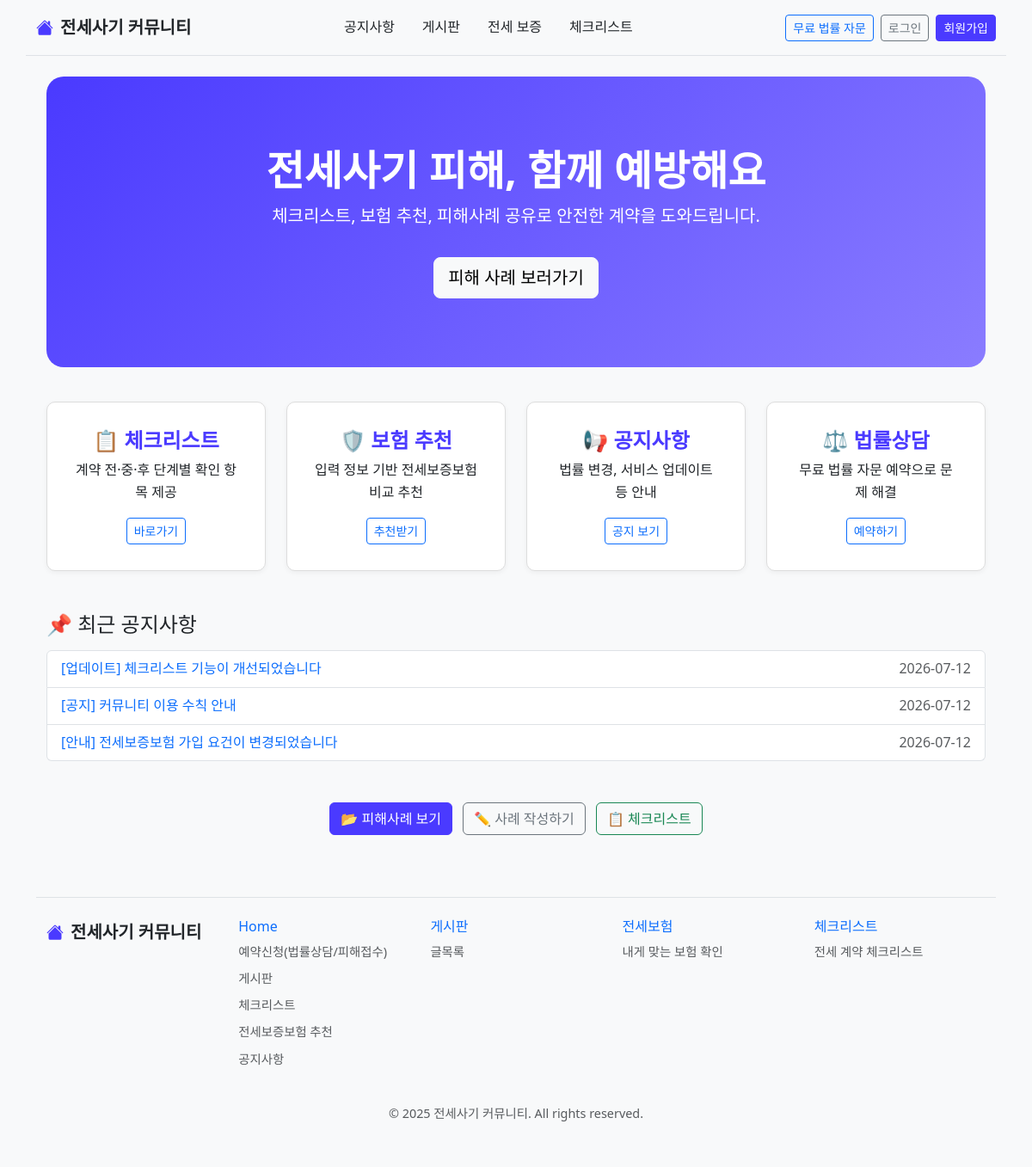
The page / on the database its author committed.
### tables this page shows
CREATE TABLE IF NOT EXISTS notice (
  notice_id INT AUTO_INCREMENT PRIMARY KEY,
  title VARCHAR(255) NOT NULL,
  content TEXT NOT NULL,
  created_at TIMESTAMP DEFAULT CURRENT_TIMESTAMP,
  admin_id VARCHAR(50),
  FOREIGN KEY (admin_id) REFERENCES users(user_id)
);

### index.php (the view, shortened to what this page needs)
<?php
include $_SERVER["DOCUMENT_ROOT"] . "/project_nextLv/inc/header.php";
?>
<div class="container py-4">
  <div class="hero-banner">
    <h1 class="display-5 fw-bold">전세사기 피해, 함께 예방해요</h1>
    <p class="lead">체크리스트, 보험 추천, 피해사례 공유로 안전한 계약을 도와드립니다.</p>
    <a href="/project_nextLv/board.php" class="btn btn-light btn-lg mt-3">피해 사례 보러가기</a>
  </div>
  <div class="row text-center g-4 mb-5">
    <div class="col-md-3">
      <div class="service-box">
        <h4>📋 체크리스트</h4>
        <p>계약 전·중·후 단계별 확인 항목 제공</p>
        <a href="/project_nextLv/checklist.php" class="btn btn-outline-primary btn-sm">바로가기</a>
      </div>
    </div>
    <div class="col-md-3">
      <div class="service-box">
        <h4>🛡️ 보험 추천</h4>
        <p>입력 정보 기반 전세보증보험 비교 추천</p>
        <a href="/project_nextLv/insurance.php" class="btn btn-outline-primary btn-sm">추천받기</a>
      </div>
    </div>
    <div class="col-md-3">
      <div class="service-box">
        <h4>📢 공지사항</h4>
        <p>법률 변경, 서비스 업데이트 등 안내</p>
        <a href="/project_nextLv/notice.php" class="btn btn-outline-primary btn-sm">공지 보기</a>
      </div>
    </div>
    <div class="col-md-3">
      <div class="service-box">
        <h4>⚖️ 법률상담</h4>
        <p>무료 법률 자문 예약으로 문제 해결</p>
        <a href="#" class="btn btn-outline-primary btn-sm">예약하기</a>
      </div>
    </div>
  </div>
  <h4 class="mb-3">📌 최근 공지사항</h4>
  <ul class="list-group mb-5">
    <?php
    $notice_result = $mysqli->query("SELECT * FROM notice ORDER BY notice_id DESC LIMIT 3");
    while($n = $notice_result->fetch_object()):
    ?>
      <li class="list-group-item d-flex justify-content-between">
        <a href="/project_nextLv/notice_view.php?nid=<?= $n->notice_id ?>" class="text-decoration-none"><?= htmlspecialchars($n->title) ?></a>
        <span class="text-muted"><?= substr($n->created_at, 0, 10) ?></span>
      </li>
    <?php endwhile; ?>
  </ul>
<div class="text-center">
  <a href="/project_nextLv/board.php" class="btn btn-primary me-2">📂 피해사례 보기</a>
  <?php if (isset($_SESSION['UID'])): ?>
    <a href="/project_nextLv/write.php" class="btn btn-outline-secondary me-2">✏️ 사례 작성하기</a>
    <a href="/project_nextLv/checklist.php" class="btn btn-outline-success">📋 체크리스트</a>
  <?php else: ?>
    <a href="/project_nextLv/member/login.php" class="btn btn-outline-secondary me-2">✏️ 사례 작성하기</a>
    <a href="/project_nextLv/member/login.php" class="btn btn-outline-success">📋 체크리스트</a>
  <?php endif; ?>
</div>
<?php include $_SERVER["DOCUMENT_ROOT"] . "/project_nextLv/inc/footer.php"; ?>

### style.css (style rules this page uses)
body { font-family: 'Segoe UI', sans-serif; background-color: #f8f9fa; color: #212529; line-height: 1.6; margin: 0; padding: 0; }
.btn-primary { background-color: #4a3aff; border-color: #4a3aff; }

### index.php (style rules this page uses)
.hero-banner { background: linear-gradient(135deg, #4A3AFF, #8A7CFF); color: white; padding: 80px 20px; text-align: center; border-radius: 20px; margin-bottom: 40px; }
.service-box { border: 1px solid #ddd; border-radius: 10px; padding: 30px; text-align: center; transition: all 0.3s ease; background-color: white; box-shadow: 0 2px 6px rgba(0,0,0,0.05); }
.service-box h4 { color: #4A3AFF; font-weight: bold; }

### rows shown on the page
notice: title "[업데이트] 체크리스트 기능이 개선되었습니다", created_at "2026-07-12"
notice: title "[공지] 커뮤니티 이용 수칙 안내", created_at "2026-07-12"
notice: title "[안내] 전세보증보험 가입 요건이 변경되었습니다", created_at "2026-07-12"
